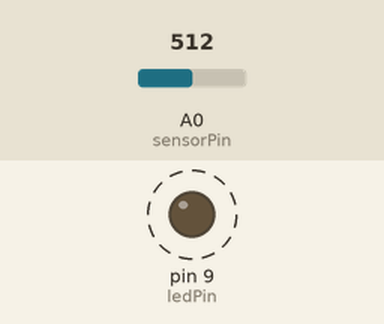
Simulated run of this sketch. Board: Arduino Uno, built with avr-gcc and run on an emulated ATmega328P. Shown: output pins drawn as LEDs (lit = HIGH). Dashed ring = blinking. The test bench sets the inputs (shaded band); at power-on: A0 (sensorPin) = 512.

Above: at 1.8 s.
1.9 s: A0 (sensorPin) set to 0
At 3.1 s:
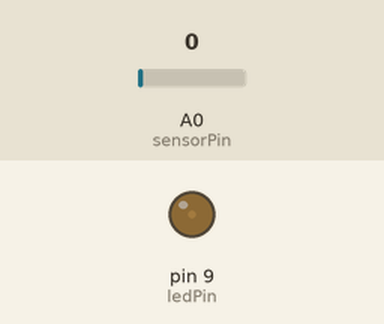
3.6 s: A0 (sensorPin) set to 122
At 3.9 s:
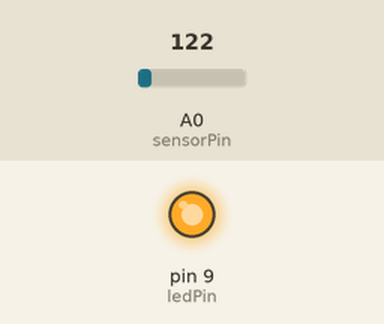
Timing chart, 0 to 13.1 s (numbered marks = the images above; inputs shaded):
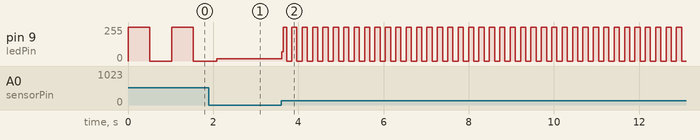

The sketch:

AnalogInput_LDR.ino
```cpp
//built in led can be used but I have used external LED attached to pin 9
int sensorPin = A0;//pin number to take the analog input
int ledPin = 9;
int sensorValue = 0;//the value of voltage which is taken from the LDR by Voltage divider rule

void setup() {
  //declaring the led attached to pin 9 as output
  pinMode(ledPin, OUTPUT);
}

void loop() {
  // read the value from LDR
  sensorValue = analogRead(sensorPin);
  // turn the LED ON
  digitalWrite(ledPin, HIGH);
  // stop the program for <sensorValue> milliseconds:
  delay(sensorValue);
  // turn the LED OFF:
  digitalWrite(ledPin, LOW);
  // stop the program for for <sensorValue> milliseconds:
  delay(sensorValue);
}
```

Measured:
- after the input at 3.6 s, pin 9 (ledPin): 18/255 → 70/255 at once, then moves between 0/255 and 255/255, repeating every 0.24 s
- by itself, pin 9 (ledPin): alternates 255/255 for 0.51 s and 0/255 for 0.51 s
